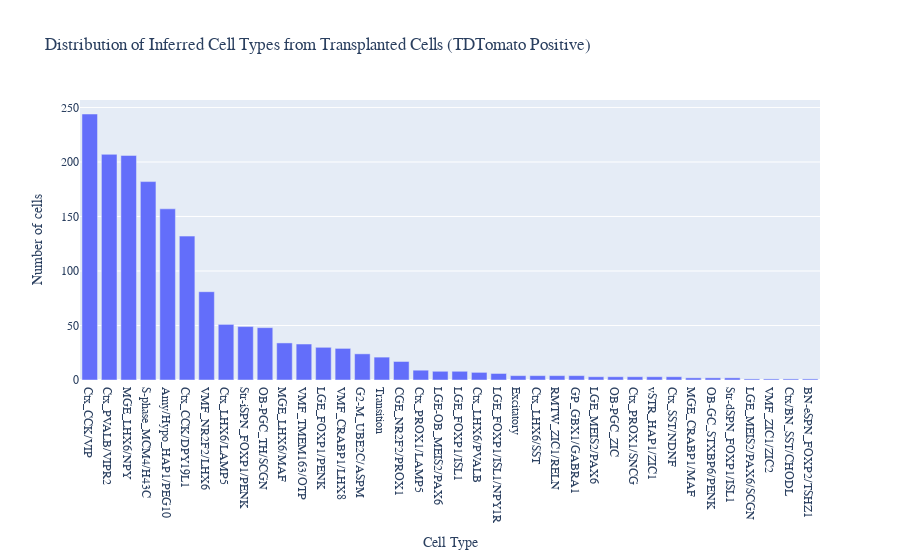

The notebook cell this image was saved under:
### Code cell
first = pd.Series(le.inverse_transform(topk_all.loc[:, 0].values)).value_counts()
second = pd.Series(le.inverse_transform(topk_all.loc[:, 1].values)).value_counts()

fig = go.Figure(
    data=[
        go.Bar(x=first.index, y=first.values, name='First Predicted Label'),
#         go.Bar(x=second.index, y=second.values, name='Second Predicted Label')
    ]
)

fig.update_layout(
    title='Distribution of Inferred Cell Types from Transplanted Cells (TDTomato Positive)',
    font_family='Serif',
    xaxis_title='Cell Type',
    yaxis_title='Number of cells',
    legend=None,
)

fig.show()
fig.write_image('../../ms-thesis/images/mo_experiment_inference_all.pdf', scale=3)

### Figure 1 — Plotly figure (JSON) as saved in the notebook; plotly's stock layout.template omitted (floating-point values rounded to 4 significant figures)
{"data": [{"name": "First Predicted Label", "type": "bar", "x": ["Ctx_CCK/VIP", "Ctx_PVALB/VIPR2", "MGE_LHX6/NPY", "S-phase_MCM4/H43C", "Amy/Hypo_HAP1/PEG10", "Ctx_CCK/DPY19L1", "VMF_NR2F2/LHX6", "Ctx_LHX6/LAMP5", "Str-iSPN_FOXP1/PENK", "OB-PGC_TH/SCGN", "MGE_LHX6/MAF", "VMF_TMEM163/OTP", "LGE_FOXP1/PENK", "VMF_CRABP1/LHX8", "G2-M_UBE2C/ASPM", "Transition", "CGE_NR2F2/PROX1", "Ctx_PROX1/LAMP5", "LGE-OB_MEIS2/PAX6", "LGE_FOXP1/ISL1", "Ctx_LHX6/PVALB", "LGE_FOXP1/ISL1/NPY1R", "Excitatory", "Ctx_LHX6/SST", "RMTW_ZIC1/RELN", "GP_GBX1/GABRA1", "LGE_MEIS2/PAX6", "OB-PGC_ZIC", "Ctx_PROX1/SNCG", "vSTR_HAP1/ZIC1", "Ctx_SST/NDNF", "MGE_CRABP1/MAF", "OB-GC_STXBP6/PENK", "Str-dSPN_FOXP1/ISL1", "LGE_MEIS2/PAX6/SCGN", "VMF_ZIC1/ZIC2", "Ctx/BN_SST/CHODL", "BN-eSPN_FOXP2/TSHZ1"], "y": [244, 207, 206, 182, 157, 132, 81, 51, 49, 48, 34, 33, 30, 29, 24, 21, 17, 9, 8, 8, 7, 6, 4, 4, 4, 4, 3, 3, 3, 3, 3, 2, 2, 2, 1, 1, 1, 1]}], "layout": {"font": {"family": "Serif"}, "legend": {}, "title": {"text": "Distribution of Inferred Cell Types from Transplanted Cells (TDTomato Positive)"}, "xaxis": {"title": {"text": "Cell Type"}}, "yaxis": {"title": {"text": "Number of cells"}}}}
